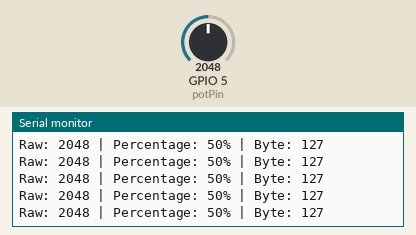
Recording of a sketch running on a simulated ESP32-S3. On the bench: the last lines printed to the serial monitor. The test bench sets the inputs (shaded band); at power-on: GPIO 5 (potPin) = 2048.

Above: at 2.2 s.
2.3 s: GPIO 5 (potPin) set to 2866
At 2.56 s:
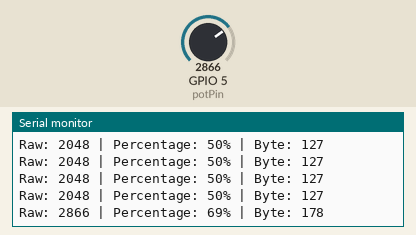
3.8 s: GPIO 5 (potPin) set to 3603
At 3.96 s:
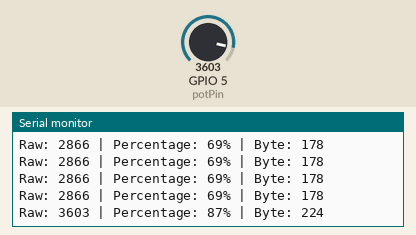
Timing chart, 0 to 6.8 s (numbered marks = the images above; inputs shaded):
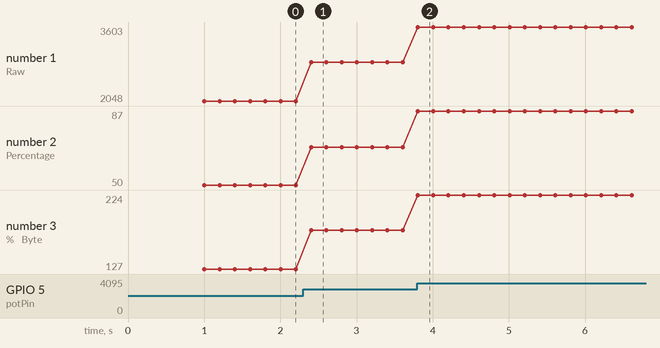

Measured:
- after the input at 2.3 s, the serial monitor: prints a new line after 0.10 s (image 1)
- after the input at 3.8 s, the serial monitor: prints a new line at once (image 2)
- plotted number 1: 2048 → 2866 after the input at 2.3 s, 2866 → 3603 after the input at 3.8 s
- plotted number 2: 50 → 69 after the input at 2.3 s, 69 → 87 after the input at 3.8 s
- plotted number 3: 127 → 178 after the input at 2.3 s, 178 → 224 after the input at 3.8 s

The sketch:

potentiometer_test.ino
```cpp
const int potPin = 5;  // Analog input pin for potentiometer

void setup() {
  Serial.begin(115200);  // Initialize serial communication
  delay(1000);           // Wait for serial to be ready
  Serial.println("ESP32-S3 Potentiometer Reader Started");
}

void loop() {
  // Read raw analog value (0-4095 for 12-bit ADC on ESP32)
  int rawValue = analogRead(potPin);

  // Convert to percentage (0-100)
  int percentage = map(rawValue, 0, 4095, 0, 100);

  // Convert to 8-bit value (0-255) if needed
  int byteValue = map(rawValue, 0, 4095, 0, 255);

  // Print values
  Serial.print("Raw: ");
  Serial.print(rawValue);
  Serial.print(" | Percentage: ");
  Serial.print(percentage);
  Serial.print("% | Byte: ");
  Serial.println(byteValue);

  delay(200);  // Update every 200ms
}
```
